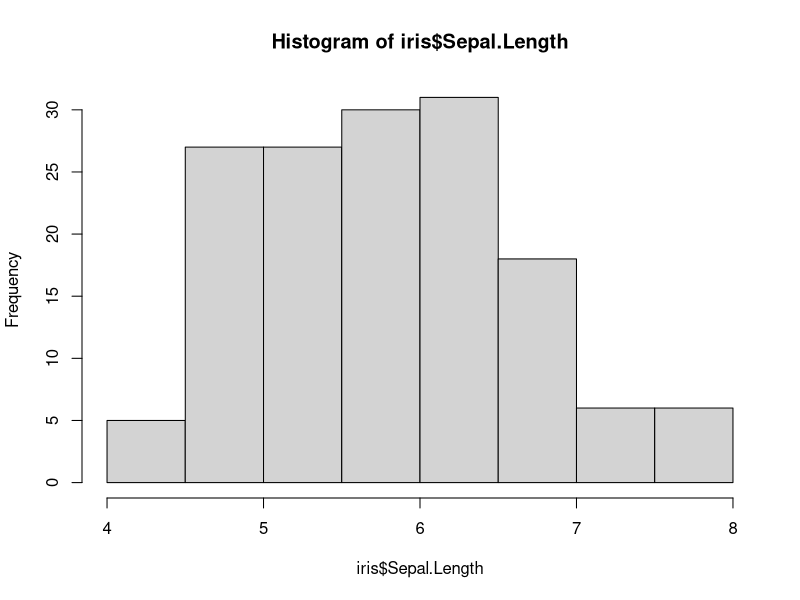
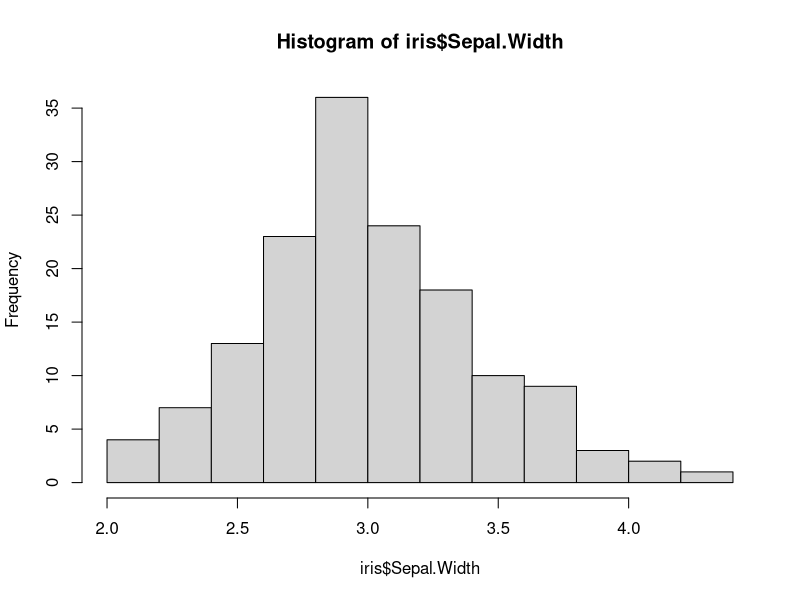
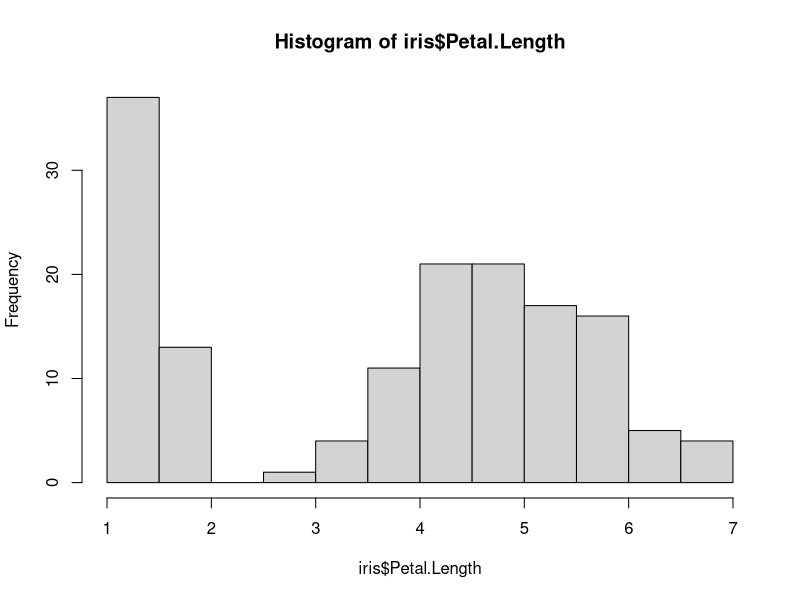
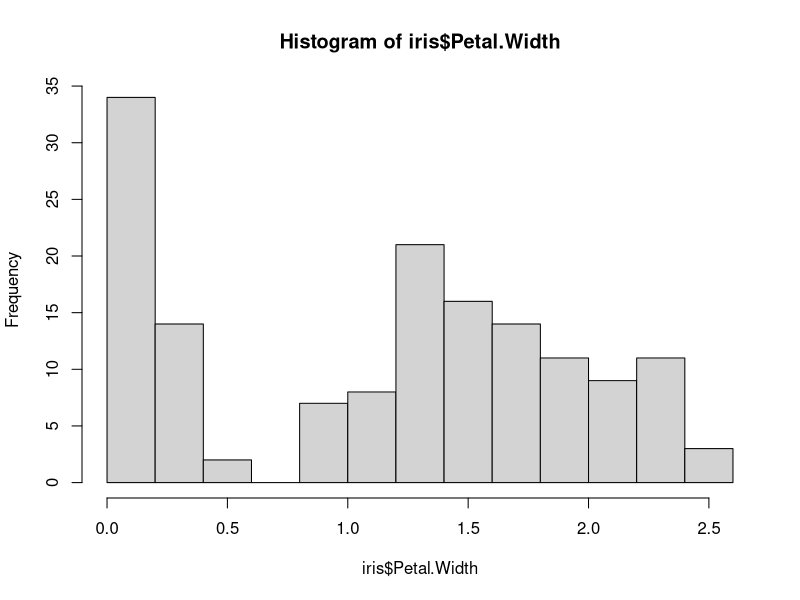
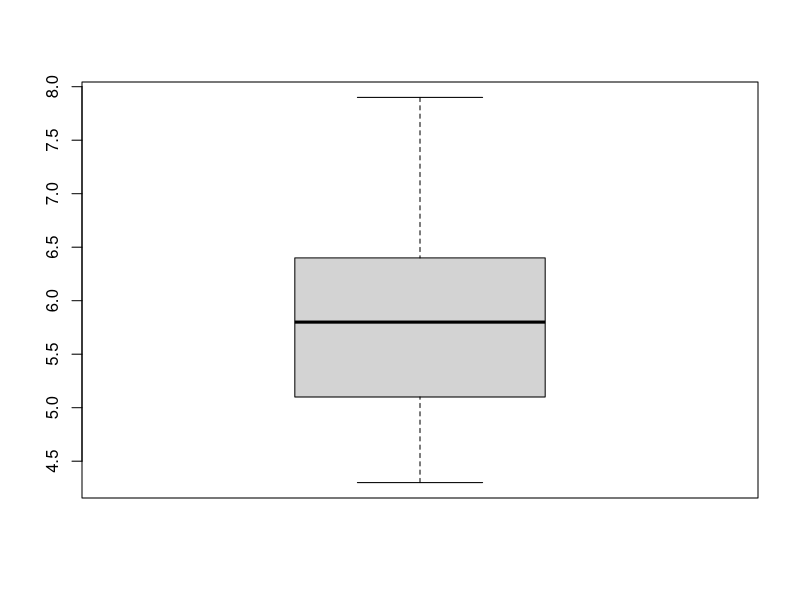
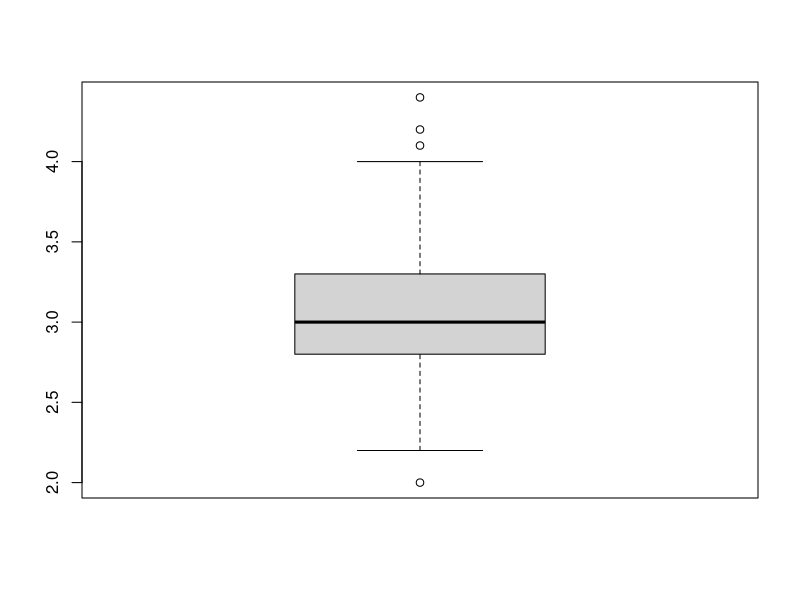
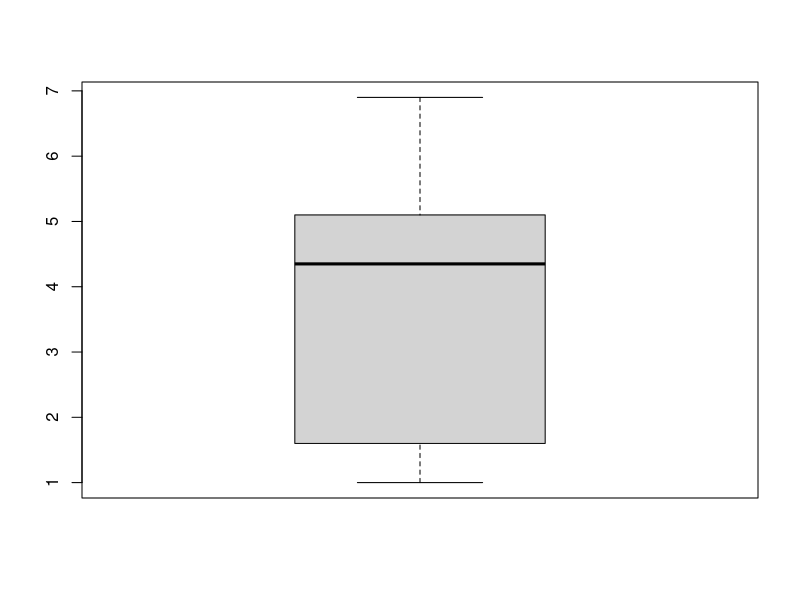
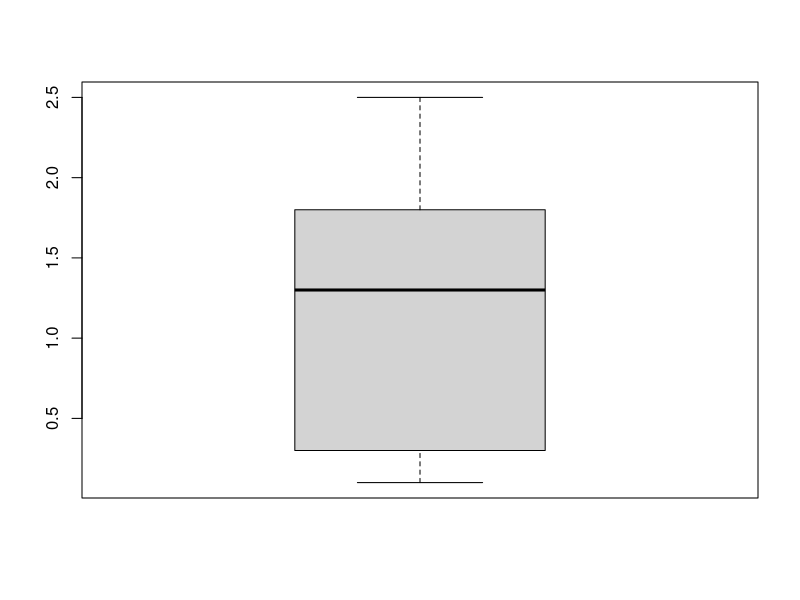

These charts were generated, in order, by the following R code:
# was not able to found cordblood data so applying those things on iris dataset
# laoding data----
data("iris")




# a.----
# calling 6 rows of data----
head(iris)
# all are continous except Species column

# b. -----
 # histograms of numeric columns
hist(iris$Sepal.Length) # symmetric
hist(iris$Sepal.Width) # proper historgram bell shape
hist(iris$Petal.Length) # negative skewed
hist(iris$Petal.Width)  # negative skewed

 # box plots

boxplot(iris$Sepal.Length) # positive skewed
boxplot(iris$Sepal.Width) # some outliers and negative skewed
boxplot(iris$Petal.Length) # positive skewed 
boxplot(iris$Petal.Width) # positive skewed

boxplot(iris$Petal.Length,iris$Petal.Width)
boxplot(iris$Sepal.Length,iris$Sepal.Width)

boxplot(iris$Species,iris$Sepal.Width)


# c. ----
summary(iris) # summary of df
# yes cuz we are working on it only